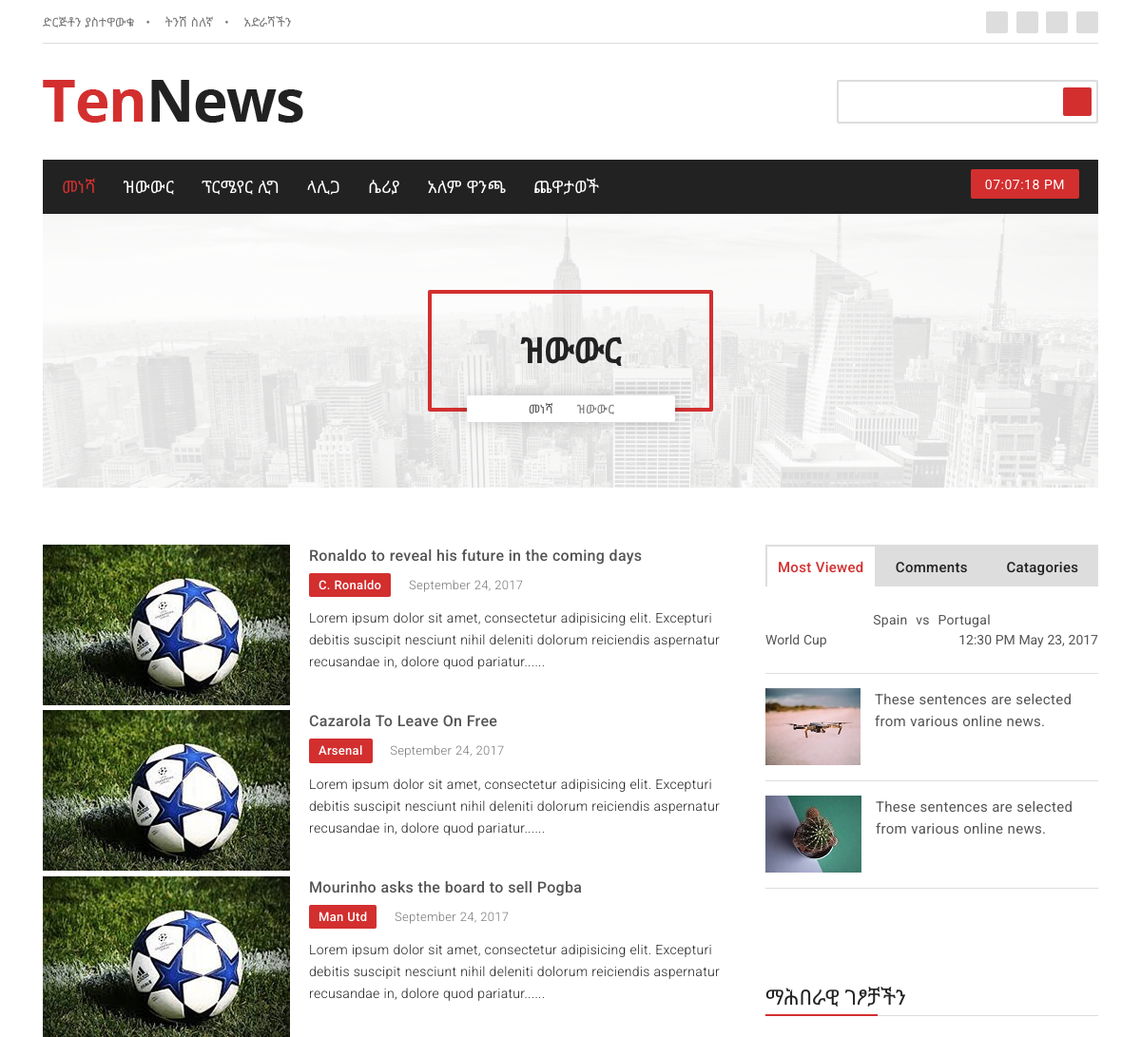
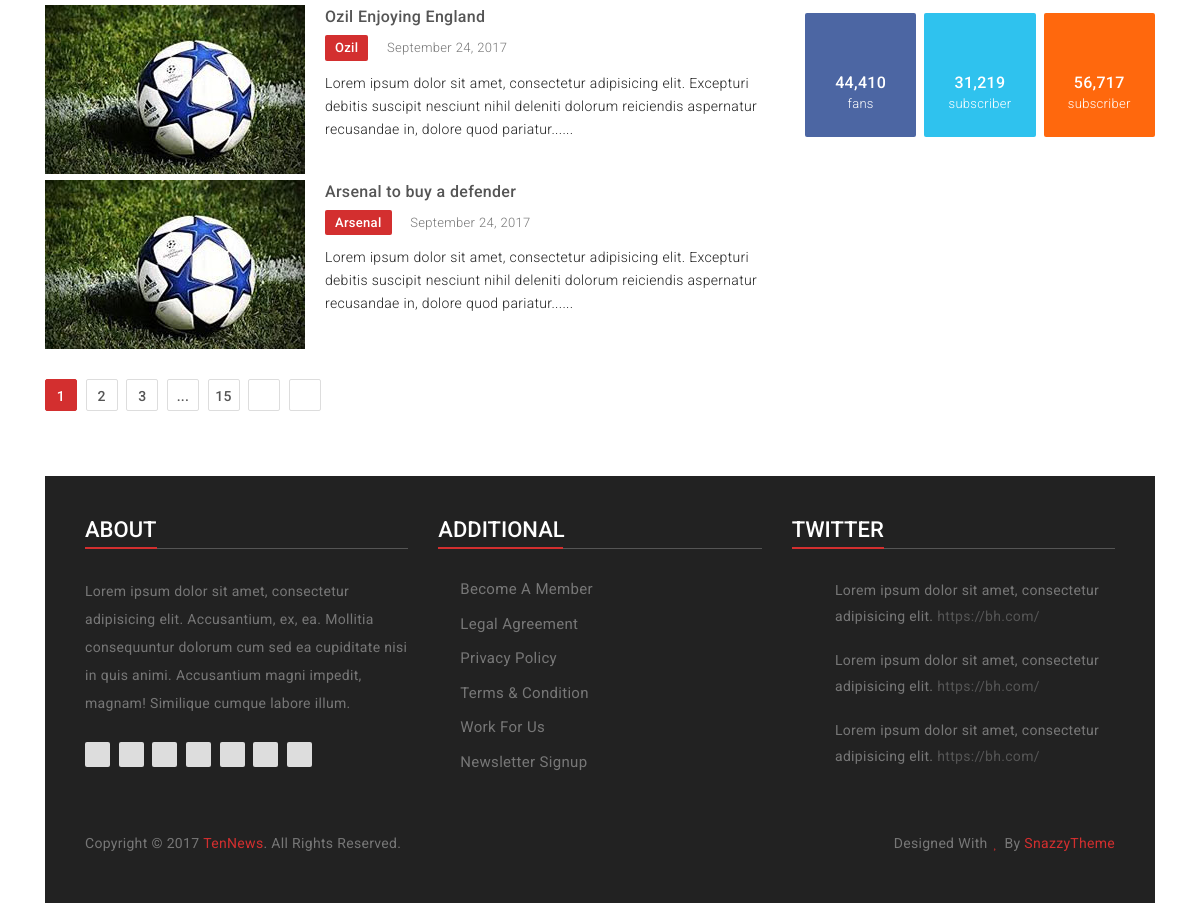
Page /news/transfers/ on the committed database (2 pictures, top to bottom).
### news/models.py (models this page shows, shortened)
class Base(models.Model):
    created_at = models.DateTimeField(
        'Created date',
        null=True, blank=True,
        auto_now_add=True,
        help_text='Record created date',
    )
    updated_at = models.DateTimeField(
        'Modified date',
        null=True, blank=True,
        auto_now=True,
        help_text='Record last updated date',
    )
    class Meta:
        abstract = True

class Post(Base):
    STATUS_OPTIONS = (
        (0, 'Draft'),
        (1, 'Published'),
    )
    catagory = models.ForeignKey(
        Catagory,
        related_name='posts',
        on_delete=models.SET(handle_deleted_catagory)
    )
    author = models.ForeignKey(
        settings.AUTH_USER_MODEL,
        related_name='posts',
        null=True, blank=True,
        on_delete=models.SET_NULL,
    )
    tags = models.ManyToManyField(Tag, blank=True, related_name='posts')
    title = models.CharField(max_length=120)
    translation = models.CharField(max_length=60)
    slug = models.SlugField()
    thumbnail_sm = models.ImageField(
        upload_to='posts/thumbnails/',
        blank=True,
        help_text='100x81 pixels thumbnail'
    )
    picture = models.ImageField(upload_to='posts/pictures/', blank=True)
    body = models.TextField(blank=True)
    status = models.PositiveSmallIntegerField(
        choices=STATUS_OPTIONS,
        default=0,
    )
    published_at = models.DateTimeField(null=True, blank=True)
    featured = models.BooleanField(default=False)
    breaking = models.BooleanField(default=False)
    read_count = models.PositiveIntegerField(default=1)
    objects = PostManager()
    class Meta:
        ordering = ['-published_at', '-updated_at', '-status', ]
        get_latest_by = ['-published_at', ]

class Catagory(Base):
    title = models.CharField(max_length=120)
    translation = models.CharField(max_length=60)
    slug = models.SlugField()
    thumbnail = models.ImageField(
        upload_to='catagory/thumbnails/',
        blank=True,
        help_text='100x81 pixels thumbnail'
    )
    picture = models.ImageField(
        upload_to='catagory/pictures/',
        blank=True
    )
    class Meta:
        verbose_name = 'News Catagory'
        verbose_name_plural = 'News Catagories'
        ordering = ['title', '-updated_at', ]

### news/views.py (the view)
# urls.py: path('transfers/', views.TransferView.as_view(), name='transfers'),
class TransferView(TemplateView):
    template_name = 'news/transfer.html'
    def get_context_data(self, *args, **kwargs):
        context = super().get_context_data(*args, **kwargs)
        transfer_tag = models.Tag.objects.get(slug='transfer')
        context['post_list'] = transfer_tag.posts.filter(status=1)
        return context

### news/templates/news/transfer.html
{% extends 'base.html' %}
{% load static %}
{% block heading %}
<section class="p-heading text-center">
    <div class="container">
        <div class="page-bg">
            <div class="row">
                <div class="col-md-12">
                    <div class="p-content">
                        <h4>ዝውውር</h4>
                        <ul class="list-unstyled list-inline">
                            <li class="list-inline-item"><a href="{% url 'news:index' %}">መነሻ</a></li>
                            <li class="list-inline-item"><i class="fa fa-long-arrow-right" aria-hidden="true"></i>ዝውውር</li>
                        </ul>
                    </div>
                </div>
            </div>
        </div>
    </div>
</section>
{% endblock heading %}
{% block content %}
<section class="catagory">
    <div class="container">
        <div class="row">
            <div class="col-lg-8 col-md-12">
                {% for post in post_list %}
                <div class="catagory-content">
                    <div class="cat-img">
                        <a href="#">
                            {% if post.thumbnail %}
                            <img src="{{ post.thumbail.url }}" alt="{{ post.title }}" class="img-fluid">
                            {% else %}
                            <img src="{% static 'assets/images/soccer-default.jpg' %}" alt="{{ post.title }}" class="img-fluid">
                            {% endif %}
                        </a>
                    </div>
                    <div class="img-content">
                        <h6><a href="#">{{ post.title }}</a></h6>
                        <ul class="list-unstyled list-inline">
                            <li class="list-inline-item">{{ post.catagory.title }}</li>
                            <li class="list-inline-item">September 24, 2017</li>
                        </ul>
                        <p>Lorem ipsum dolor sit amet, consectetur adipisicing elit. Excepturi debitis suscipit nesciunt nihil deleniti dolorum reiciendis aspernatur recusandae in, dolore quod pariatur......</p>
                    </div>
                </div>
                {% endfor %}
                <div class="pagi">
                    <ul class="list-unstyled list-inline">
                        <li class="list-inline-item active"><a href="catagory-one.html">1</a></li>
                        <li class="list-inline-item"><a href="catagory-one.html">2</a></li>
                        <li class="list-inline-item"><a href="catagory-one.html">3</a></li>
                        <li class="list-inline-item"><a href="catagory-one.html">...</a></li>
                        <li class="list-inline-item"><a href="catagory-one.html">15</a></li>
                        <li class="list-inline-item"><a href="catagory-one.html"><i class="fa fa-angle-right"></i></a></li>
                        <li class="list-inline-item"><a href="catagory-one.html"><i class="fa fa-angle-double-right"></i></a></li>
                    </ul>
                </div>
            </div>
            <div class="col-lg-4 col-md-12">
                {% include 'partials/sidebar.html' %}
            </div>
        </div>
    </div>
</section>
{% endblock content %}

### static/assets/css/style.css (style rules this page uses)
html { color: #222; font-size: 1em; line-height: 1.4; }
audio, canvas, iframe, img, svg, video { vertical-align: middle; }
body { font-size: 14px; color: #555; font-family: 'NotoSansEthiopic', "Roboto", sans-serif; }
h1, h2, h3, h4, h5, h6, h2 a, h4 a, h6 a { font-family: 'NotoSansEthiopic', "Roboto", sans-serif; margin: 0; }
ul { padding: 0; margin: 0; }
a, button { -webkit-transition: 0.2s ease; -moz-transition: 0.2s ease; -ms-transition: 0.2s ease; -o-transition: 0.2s ease; transition: 0.2s ease; }
.p-heading { margin-bottom: 60px; }
.p-heading .page-bg { background-image: url(../images/pages-bg.jpg); background-size: cover; background-position: center; background-repeat: no-repeat; padding: 80px 0; position: relative; }
.p-heading .page-bg:before { position: absolute; content: ''; background: rgba(255, 255, 255, 0.85); width: 100%; height: 100%; top: 0; left: 0; }
.p-heading .page-bg .p-content { border: 4px solid #d32f2f; width: 300px; margin: auto; padding: 40px 0; -webkit-border-radius: 2px; -moz-border-radius: 2px; -ms-border-radius: 2px; border-radius: 2px; position: relative; }
.p-heading .page-bg .p-content h4 { font-size: 36px; color: #222; font-weight: 600; }
.p-heading .page-bg .p-content ul { position: absolute; bottom: -15px; left: 20%; width: 75%; margin-left: -21px; background: #fff; padding: 3px; -webkit-border-radius: 2px; -moz-border-radius: 2px; -ms-border-radius: 2px; border-radius: 2px; -webkit-box-shadow: 0 0 15px rgba(0, 0, 0, 0.176); box-shadow: 0 0 15px rgba(0, 0, 0, 0.176); }
.p-heading .page-bg .p-content ul li { font-size: 13px; color: #777; font-weight: 500; }
.p-heading .page-bg .p-content ul li i { margin-right: 6px; }
.p-heading .page-bg .p-content ul li a { color: #555; }
.catagory .catagory-content { margin-bottom: 40px; }
.catagory .catagory-content .cat-img a img { float: left; margin-right: 20px; }
.catagory .catagory-content .img-content h6 a { display: block; font-size: 16px; color: #555; line-height: 22px; margin-bottom: 8px; }
.catagory .catagory-content .img-content ul { margin-bottom: 10px; }
.catagory .catagory-content .img-content ul li { font-size: 13px; color: #777; font-weight: 300; }
.catagory .catagory-content .img-content ul li:nth-child(1) { color: #fff; background: #d32f2f; padding: 3px 10px; font-weight: 500; border-radius: 2px; margin-right: 15px; }
.catagory .catagory-content .img-content p { font-size: 14px; color: #222; line-height: 23px; font-weight: 300; }
.catagory .pagi ul { margin: 65px 0; }
.catagory .pagi ul li a { font-size: 14px; color: #555; border: 1px solid #ddd; display: block; width: 32px; height: 32px; text-align: center; font-weight: 500; padding: 5px; -webkit-border-radius: 2px; -moz-border-radius: 2px; -ms-border-radius: 2px; border-radius: 2px; }
.catagory .pagi ul li.active a { background: #d32f2f; color: #fff; border-color: #d32f2f; }

### rows in the picture
Post: title "Ronaldo to reveal his future in the coming days", catagory "C. Ronaldo"
Post: title "Cazarola To Leave On Free", catagory "Arsenal"
Post: title "Mourinho asks the board to sell Pogba", catagory "Man Utd"
Post: title "Ozil Enjoying England", catagory "Ozil"
Post: title "Arsenal to buy a defender", catagory "Arsenal"
